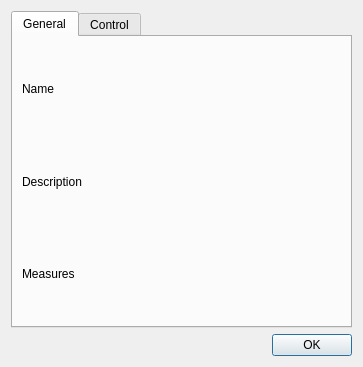
<?xml version="1.0" encoding="UTF-8"?>
<ui version="4.0">
 <class>ReferenceDetails</class>
 <widget class="QDialog" name="ReferenceDetails">
  <property name="geometry">
   <rect>
    <x>0</x>
    <y>0</y>
    <width>363</width>
    <height>367</height>
   </rect>
  </property>
  <property name="windowTitle">
   <string>Measurement Details</string>
  </property>
  <layout class="QVBoxLayout" name="verticalLayout">
   <item>
    <widget class="QTabWidget" name="tabWidget">
     <property name="currentIndex">
      <number>0</number>
     </property>
     <widget class="QWidget" name="tab_general">
      <attribute name="title">
       <string>General</string>
      </attribute>
      <layout class="QGridLayout" name="gridLayout">
       <item row="1" column="1">
        <widget class="QLabel" name="labelDescription">
         <property name="text">
          <string/>
         </property>
        </widget>
       </item>
       <item row="0" column="1">
        <widget class="QLabel" name="labelName">
         <property name="text">
          <string/>
         </property>
        </widget>
       </item>
       <item row="1" column="0">
        <widget class="QLabel" name="labelViewDescription">
         <property name="text">
          <string>Description</string>
         </property>
        </widget>
       </item>
       <item row="0" column="0">
        <widget class="QLabel" name="labelViewName">
         <property name="text">
          <string>Name</string>
         </property>
        </widget>
       </item>
       <item row="2" column="0">
        <widget class="QLabel" name="labelViewMeasuresIteration">
         <property name="text">
          <string>Measures</string>
         </property>
        </widget>
       </item>
       <item row="2" column="1">
        <widget class="QLabel" name="labelMeasuresIteration">
         <property name="text">
          <string/>
         </property>
        </widget>
       </item>
      </layout>
     </widget>
     <widget class="QWidget" name="tab_control">
      <attribute name="title">
       <string>Control</string>
      </attribute>
     </widget>
    </widget>
   </item>
   <item>
    <widget class="QDialogButtonBox" name="buttonBox">
     <property name="orientation">
      <enum>Qt::Horizontal</enum>
     </property>
     <property name="standardButtons">
      <set>QDialogButtonBox::Ok</set>
     </property>
    </widget>
   </item>
  </layout>
 </widget>
 <resources/>
 <connections>
  <connection>
   <sender>buttonBox</sender>
   <signal>accepted()</signal>
   <receiver>ReferenceDetails</receiver>
   <slot>accept()</slot>
   <hints>
    <hint type="sourcelabel">
     <x>248</x>
     <y>254</y>
    </hint>
    <hint type="destinationlabel">
     <x>157</x>
     <y>274</y>
    </hint>
   </hints>
  </connection>
  <connection>
   <sender>buttonBox</sender>
   <signal>rejected()</signal>
   <receiver>ReferenceDetails</receiver>
   <slot>reject()</slot>
   <hints>
    <hint type="sourcelabel">
     <x>316</x>
     <y>260</y>
    </hint>
    <hint type="destinationlabel">
     <x>286</x>
     <y>274</y>
    </hint>
   </hints>
  </connection>
 </connections>
</ui>
